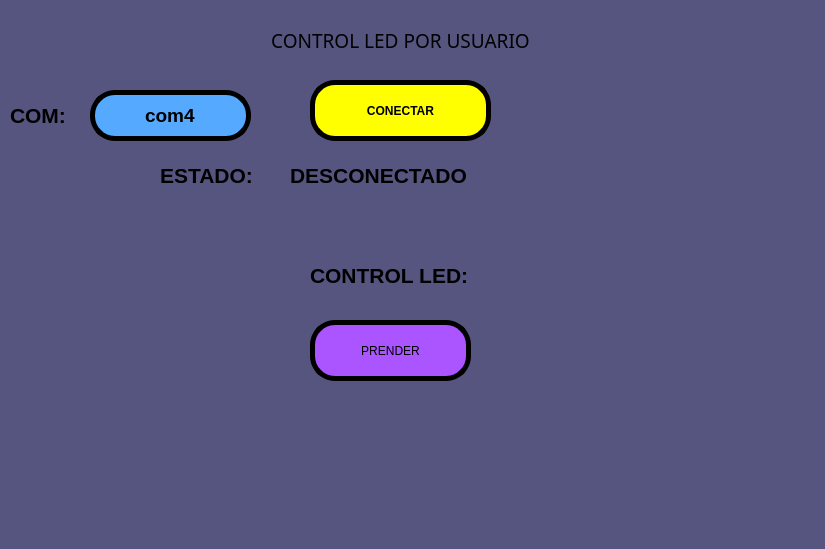
<?xml version="1.0" encoding="UTF-8"?>
<ui version="4.0">
 <class>MainWindow</class>
 <widget class="QMainWindow" name="MainWindow">
  <property name="geometry">
   <rect>
    <x>0</x>
    <y>0</y>
    <width>825</width>
    <height>549</height>
   </rect>
  </property>
  <property name="windowTitle">
   <string>MainWindow</string>
  </property>
  <property name="styleSheet">
   <string notr="true">background-color: rgb(85, 85, 127);</string>
  </property>
  <widget class="QWidget" name="centralwidget">
   <widget class="QLabel" name="label_2">
    <property name="geometry">
     <rect>
      <x>10</x>
      <y>100</y>
      <width>71</width>
      <height>31</height>
     </rect>
    </property>
    <property name="font">
     <font>
      <pointsize>16</pointsize>
      <weight>75</weight>
      <bold>true</bold>
     </font>
    </property>
    <property name="text">
     <string>COM:</string>
    </property>
   </widget>
   <widget class="QPushButton" name="btn_accion">
    <property name="geometry">
     <rect>
      <x>310</x>
      <y>80</y>
      <width>181</width>
      <height>61</height>
     </rect>
    </property>
    <property name="font">
     <font>
      <weight>75</weight>
      <bold>true</bold>
     </font>
    </property>
    <property name="styleSheet">
     <string notr="true">background-color: rgb(255, 255, 0);
border: 5px solid black;
border-radius: 25px;</string>
    </property>
    <property name="text">
     <string>CONECTAR</string>
    </property>
   </widget>
   <widget class="QLabel" name="label_3">
    <property name="geometry">
     <rect>
      <x>160</x>
      <y>160</y>
      <width>121</width>
      <height>31</height>
     </rect>
    </property>
    <property name="font">
     <font>
      <pointsize>16</pointsize>
      <weight>75</weight>
      <bold>true</bold>
     </font>
    </property>
    <property name="text">
     <string>ESTADO:</string>
    </property>
   </widget>
   <widget class="QLabel" name="txt_estado">
    <property name="geometry">
     <rect>
      <x>290</x>
      <y>160</y>
      <width>241</width>
      <height>31</height>
     </rect>
    </property>
    <property name="font">
     <font>
      <pointsize>16</pointsize>
      <weight>75</weight>
      <bold>true</bold>
     </font>
    </property>
    <property name="text">
     <string>DESCONECTADO</string>
    </property>
   </widget>
   <widget class="QPushButton" name="btn_control_led">
    <property name="geometry">
     <rect>
      <x>310</x>
      <y>320</y>
      <width>161</width>
      <height>61</height>
     </rect>
    </property>
    <property name="styleSheet">
     <string notr="true">background-color: rgb(170, 85, 255);
border: 5px solid black;
border-radius: 25px;</string>
    </property>
    <property name="text">
     <string>PRENDER</string>
    </property>
   </widget>
   <widget class="QLabel" name="label_7">
    <property name="geometry">
     <rect>
      <x>310</x>
      <y>260</y>
      <width>221</width>
      <height>31</height>
     </rect>
    </property>
    <property name="font">
     <font>
      <pointsize>16</pointsize>
      <weight>75</weight>
      <bold>true</bold>
     </font>
    </property>
    <property name="text">
     <string>CONTROL LED:</string>
    </property>
   </widget>
   <widget class="QLabel" name="label">
    <property name="geometry">
     <rect>
      <x>650</x>
      <y>0</y>
      <width>161</width>
      <height>81</height>
     </rect>
    </property>
    <property name="text">
     <string/>
    </property>
    <property name="pixmap">
     <pixmap resource="../../../Imagenes/RecursosArduino.qrc">:/Logos/LogoFIT.png</pixmap>
    </property>
    <property name="scaledContents">
     <bool>true</bool>
    </property>
   </widget>
   <widget class="QLabel" name="label_4">
    <property name="geometry">
     <rect>
      <x>0</x>
      <y>10</y>
      <width>161</width>
      <height>81</height>
     </rect>
    </property>
    <property name="text">
     <string/>
    </property>
    <property name="pixmap">
     <pixmap resource="../../../Imagenes/RecursosArduino.qrc">:/Logos/LogoUAT.png</pixmap>
    </property>
    <property name="scaledContents">
     <bool>true</bool>
    </property>
   </widget>
   <widget class="QLabel" name="label_5">
    <property name="geometry">
     <rect>
      <x>680</x>
      <y>410</y>
      <width>131</width>
      <height>81</height>
     </rect>
    </property>
    <property name="text">
     <string/>
    </property>
    <property name="pixmap">
     <pixmap resource="../../../Imagenes/RecursosArduino.qrc">:/Logos/LogoEquipo.jpeg</pixmap>
    </property>
    <property name="scaledContents">
     <bool>true</bool>
    </property>
   </widget>
   <widget class="QLabel" name="label_8">
    <property name="geometry">
     <rect>
      <x>180</x>
      <y>10</y>
      <width>441</width>
      <height>61</height>
     </rect>
    </property>
    <property name="font">
     <font>
      <family>OCR A Extended</family>
      <pointsize>14</pointsize>
     </font>
    </property>
    <property name="text">
     <string>CONTROL LED POR USUARIO</string>
    </property>
    <property name="alignment">
     <set>Qt::AlignCenter</set>
    </property>
   </widget>
   <widget class="QLineEdit" name="txt_com">
    <property name="geometry">
     <rect>
      <x>90</x>
      <y>90</y>
      <width>161</width>
      <height>51</height>
     </rect>
    </property>
    <property name="font">
     <font>
      <pointsize>14</pointsize>
      <weight>75</weight>
      <bold>true</bold>
     </font>
    </property>
    <property name="styleSheet">
     <string notr="true">background-color: rgb(255, 170, 255);
background-color: rgb(85, 170, 255);
border: 5px solid black;
border-radius: 25px;</string>
    </property>
    <property name="text">
     <string>com4</string>
    </property>
    <property name="alignment">
     <set>Qt::AlignCenter</set>
    </property>
   </widget>
  </widget>
  <widget class="QMenuBar" name="menubar">
   <property name="geometry">
    <rect>
     <x>0</x>
     <y>0</y>
     <width>825</width>
     <height>26</height>
    </rect>
   </property>
  </widget>
  <widget class="QStatusBar" name="statusbar"/>
 </widget>
 <resources>
  <include location="../../../Imagenes/RecursosArduino.qrc"/>
  <include location="../../../Imagenes/RecursosArduino.qrc"/>
  <include location="../../../Imagenes/RecursosArduino.qrc"/>
  <include location="../../../../Imagenes/RecursosArduino.qrc"/>
 </resources>
 <connections/>
</ui>
